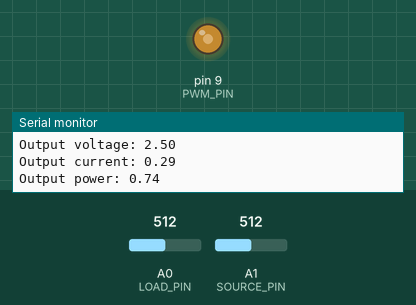
The sketch below on a simulated Arduino Uno, built with avr-gcc and run on an emulated ATmega328P. Parts: output pins drawn as LEDs (lit = HIGH), the last lines printed to the serial monitor. Inputs (shaded band) come from the test bench; at power-on: A0 (LOAD_PIN) = 512, A1 (SOURCE_PIN) = 512.

Above: at 0.2 s.
At 1.2 s:
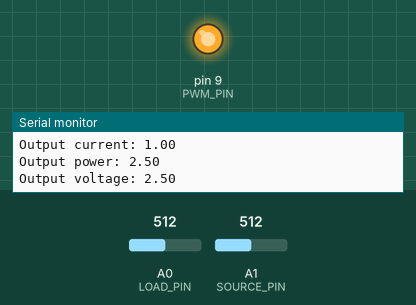
1.3 s: A0 (LOAD_PIN) set to 0
2.9 s: A0 (LOAD_PIN) set to 122
At 11.05 s:
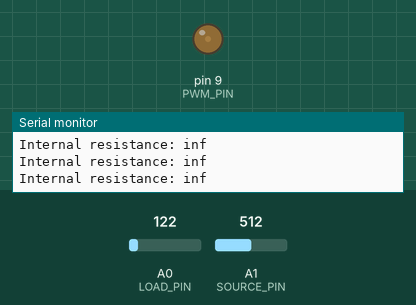
Timing chart, 0 to 11.9 s (numbered marks = the images above; inputs shaded):
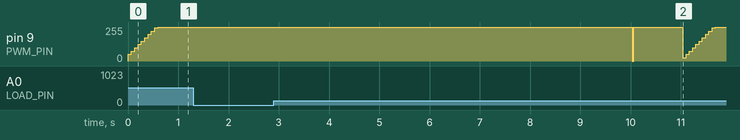

The sketch:

rint_est_2.ino
```cpp
// Define the pins
#define PWM_PIN 9 // The pin for the PWM output to the load
#define LOAD_PIN A0 // The pin for measuring the load voltage
#define SOURCE_PIN A1 // The pin for measuring the source voltage

// Define the constants
#define MAX_PWM 255 // The maximum PWM value
#define MIN_PWM 0 // The minimum PWM value
#define LOAD_FACTOR 0.1 // The factor for increasing or decreasing the load
#define VOLTAGE_FACTOR 0.8 // The factor for keeping the output voltage within 80% of the open-circuit voltage
#define CALIBRATION_INTERVAL 10000 // The interval for calibrating the open-circuit voltage in milliseconds
#define CALIBRATION_DURATION 1000 // The duration for calibrating the internal resistance in milliseconds
#define LEARNING_RATE 0.01 // The learning rate for the gradient descent algorithm

// Define the variables
float open_circuit_voltage = 0; // The open-circuit voltage of the source
float internal_resistance = 0; // The internal resistance of the source
float load_resistance = 0; // The load resistance
float output_voltage = 0; // The output voltage
float output_current = 0; // The output current
float output_power = 0; // The output power
int pwm_value = 0; // The PWM value
unsigned long last_calibration_time = 0; // The last time the open-circuit voltage was calibrated
unsigned long calibration_start_time = 0; // The start time of the internal resistance calibration
bool is_calibrating = false; // The flag for indicating if the internal resistance is being calibrated

// Define the array for the rint values at various open-circuit voltages
// This is a look up table that can be used to estimate the internal resistance
// The values are in ohms and are based on some hypothetical data
// You can modify this array according to your own data
float rint[11] = {0.1, 0.2, 0.3, 0.4, 0.5, 0.6, 0.7, 0.8, 0.9, 1.0, 1.1};

void setup() {
  // Initialize the serial monitor
  Serial.begin(9600);
  // Set the PWM pin as output
  pinMode(PWM_PIN, OUTPUT);
  // Set the initial PWM value to zero
  analogWrite(PWM_PIN, MIN_PWM);
}

void loop() {
  // Read the source voltage
  float source_voltage = analogRead(SOURCE_PIN) * (5.0 / 1023.0);
  // Check if it is time to calibrate the open-circuit voltage
  if (millis() - last_calibration_time > CALIBRATION_INTERVAL) {
    // Set the PWM value to zero
    analogWrite(PWM_PIN, MIN_PWM);
    // Update the open-circuit voltage
    open_circuit_voltage = source_voltage;
    // Update the last calibration time
    last_calibration_time = millis();
    // Set the calibration flag to true
    is_calibrating = true;
    // Set the calibration start time
    calibration_start_time = millis();
    // Print the open-circuit voltage
    Serial.print("Open-circuit voltage: ");
    Serial.println(open_circuit_voltage);
  }
  // Check if the internal resistance is being calibrated
  if (is_calibrating) {
    // Check if the calibration duration is over
    if (millis() - calibration_start_time > CALIBRATION_DURATION) {
      // Set the calibration flag to false
      is_calibrating = false;
      // Reset the PWM value
      pwm_value = 0;
    } else {
      // Increase the PWM value by 10%
      pwm_value = pwm_value + MAX_PWM * LOAD_FACTOR;
      // Constrain the PWM value within the limits
      pwm_value = constrain(pwm_value, MIN_PWM, MAX_PWM);
      // Write the PWM value to the pin
      analogWrite(PWM_PIN, pwm_value);
      // Read the load voltage
      float load_voltage = analogRead(LOAD_PIN) * (5.0 / 1023.0);
      // Calculate the load resistance
      load_resistance = load_voltage / (pwm_value / 255.0);
      // Calculate the output current
      output_current = load_voltage / load_resistance;
      // Calculate the output power
      output_power = output_current * output_current * load_resistance;
      // Calculate the internal resistance using the gradient descent algorithm
      // The cost function is the difference between the output power and the maximum power
      // The gradient is the derivative of the cost function with respect to the internal resistance
      // The update rule is to subtract the gradient times the learning rate from the current value
      float cost = output_power - (open_circuit_voltage * open_circuit_voltage) / (4 * internal_resistance);
      float gradient = - (open_circuit_voltage * open_circuit_voltage) / (4 * internal_resistance * internal_resistance) + output_current * output_current;
      internal_resistance = internal_resistance - gradient * LEARNING_RATE;
      // Constrain the internal resistance to be positive
      internal_resistance = max(internal_resistance, 0);
      // Print the internal resistance
      Serial.print("Internal resistance: ");
      Serial.println(internal_resistance);
    }
  } else {
    // Use the open-circuit voltage corrected by the internal resistance and the load
    float corrected_voltage = open_circuit_voltage - output_current * internal_resistance;
    // Check if the source voltage has increased
    if (source_voltage > corrected_voltage) {
      // Increase the load by 10%
      pwm_value = pwm_value + MAX_PWM * LOAD_FACTOR;
      // Constrain the PWM value within the limits
      pwm_value = constrain(pwm_value, MIN_PWM, MAX_PWM);
      // Write the PWM value to the pin
      analogWrite(PWM_PIN, pwm_value);
    }
    // Check if the source voltage has decreased
    if (source_voltage < corrected_voltage) {
      // Decrease the load to reach the 80% value back based on previous calculations
      // The target voltage is the open-circuit voltage times the voltage factor
      float target_voltage = open_circuit_voltage * VOLTAGE_FACTOR;
      // The target current is the target voltage divided by the load resistance
      float target_current = target_voltage / load_resistance;
      // The target PWM value is the target current times the load resistance times 255
      int target_pwm = target_current * load_resistance * 255;
      // Constrain the target PWM value within the limits
      target_pwm = constrain(target_pwm, MIN_PWM, MAX_PWM);
      // Write the target PWM value to the pin
      analogWrite(PWM_PIN, target_pwm);
      // Update the PWM value
      pwm_value = target_pwm;
    }
    // Read the load voltage
    float load_voltage = analogRead(LOAD_PIN) * (5.0 / 1023.0);
    // Calculate the load resistance
    load_resistance = load_voltage / (pwm_value / 255.0);
    // Calculate the output current
    output_current = load_voltage / load_resistance;
    // Calculate the output voltage
    output_voltage = source_voltage - output_current * internal_resistance;
    // Calculate the output power
    output_power = output_current * output_voltage;
    // Print the output voltage, current and power
    Serial.print("Output voltage: ");
    Serial.println(output_voltage);
    Serial.print("Output current: ");
    Serial.println(output_current);
    Serial.print("Output power: ");
    Serial.println(output_power);
  }
}
```
